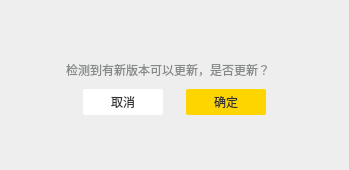
<?xml version="1.0" encoding="UTF-8"?>
<ui version="4.0">
 <class>updateDialog</class>
 <widget class="QDialog" name="updateDialog">
  <property name="geometry">
   <rect>
    <x>0</x>
    <y>0</y>
    <width>349</width>
    <height>170</height>
   </rect>
  </property>
  <property name="windowTitle">
   <string>Dialog</string>
  </property>
  <layout class="QHBoxLayout" name="horizontalLayout">
   <property name="spacing">
    <number>0</number>
   </property>
   <property name="leftMargin">
    <number>0</number>
   </property>
   <property name="topMargin">
    <number>0</number>
   </property>
   <property name="rightMargin">
    <number>0</number>
   </property>
   <property name="bottomMargin">
    <number>0</number>
   </property>
   <item>
    <widget class="QWidget" name="widget" native="true">
     <property name="styleSheet">
      <string notr="true">#widget{
    
	background-color: #eeeeee;
border-radius:4px;

}
QLabel{
font-family:&quot;微软雅黑&quot;;
font-size:12px;
color:#868989;
line-height:12px;
text-align:right;
}

QPushButton{
font-family:&quot;微软雅黑&quot;;
font-size:12px;
color:#323434;
letter-spacing:0;
line-height:12px;
text-align:center;
}</string>
     </property>
     <layout class="QGridLayout" name="gridLayout">
      <item row="2" column="0">
       <spacer name="horizontalSpacer">
        <property name="orientation">
         <enum>Qt::Horizontal</enum>
        </property>
        <property name="sizeHint" stdset="0">
         <size>
          <width>40</width>
          <height>20</height>
         </size>
        </property>
       </spacer>
      </item>
      <item row="0" column="1">
       <spacer name="verticalSpacer">
        <property name="orientation">
         <enum>Qt::Vertical</enum>
        </property>
        <property name="sizeHint" stdset="0">
         <size>
          <width>20</width>
          <height>40</height>
         </size>
        </property>
       </spacer>
      </item>
      <item row="1" column="1">
       <widget class="QLabel" name="label">
        <property name="minimumSize">
         <size>
          <width>218</width>
          <height>27</height>
         </size>
        </property>
        <property name="maximumSize">
         <size>
          <width>218</width>
          <height>27</height>
         </size>
        </property>
        <property name="text">
         <string>检测到有新版本可以更新，是否更新？</string>
        </property>
       </widget>
      </item>
      <item row="2" column="1">
       <layout class="QHBoxLayout" name="horizontalLayout_2">
        <item>
         <widget class="QPushButton" name="cancelBtn">
          <property name="minimumSize">
           <size>
            <width>80</width>
            <height>26</height>
           </size>
          </property>
          <property name="maximumSize">
           <size>
            <width>80</width>
            <height>26</height>
           </size>
          </property>
          <property name="styleSheet">
           <string notr="true">#cancelBtn{
background:#ffffff;
border-radius:2px;
}
#cancelBtn:pressed{
margin:1px;
}
</string>
          </property>
          <property name="text">
           <string>取消</string>
          </property>
         </widget>
        </item>
        <item>
         <widget class="QPushButton" name="confirmBtn">
          <property name="minimumSize">
           <size>
            <width>80</width>
            <height>26</height>
           </size>
          </property>
          <property name="maximumSize">
           <size>
            <width>80</width>
            <height>26</height>
           </size>
          </property>
          <property name="styleSheet">
           <string notr="true">#confirmBtn{
background:#ffd500;
border-radius:2px;
}
#confirmBtn:pressed{
margin:1px;
}</string>
          </property>
          <property name="text">
           <string>确定</string>
          </property>
         </widget>
        </item>
       </layout>
      </item>
      <item row="3" column="1">
       <spacer name="verticalSpacer_2">
        <property name="orientation">
         <enum>Qt::Vertical</enum>
        </property>
        <property name="sizeHint" stdset="0">
         <size>
          <width>20</width>
          <height>40</height>
         </size>
        </property>
       </spacer>
      </item>
      <item row="2" column="2">
       <spacer name="horizontalSpacer_2">
        <property name="orientation">
         <enum>Qt::Horizontal</enum>
        </property>
        <property name="sizeHint" stdset="0">
         <size>
          <width>40</width>
          <height>20</height>
         </size>
        </property>
       </spacer>
      </item>
     </layout>
    </widget>
   </item>
  </layout>
 </widget>
 <resources/>
 <connections/>
</ui>
